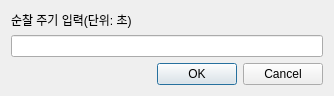
<?xml version="1.0" encoding="UTF-8"?>
<ui version="4.0">
 <class>Dialog</class>
 <widget class="QDialog" name="Dialog">
  <property name="geometry">
   <rect>
    <x>0</x>
    <y>0</y>
    <width>334</width>
    <height>95</height>
   </rect>
  </property>
  <property name="windowTitle">
   <string>Dialog</string>
  </property>
  <layout class="QGridLayout" name="gridLayout">
   <item row="0" column="0">
    <layout class="QVBoxLayout" name="verticalLayout">
     <item>
      <widget class="QLabel" name="label_title_round_patrol">
       <property name="text">
        <string>순찰 주기 입력(단위: 초)</string>
       </property>
      </widget>
     </item>
     <item>
      <widget class="QLineEdit" name="line_edit_patrol_second"/>
     </item>
     <item>
      <widget class="QDialogButtonBox" name="buttonBox">
       <property name="orientation">
        <enum>Qt::Orientation::Horizontal</enum>
       </property>
       <property name="standardButtons">
        <set>QDialogButtonBox::StandardButton::Cancel|QDialogButtonBox::StandardButton::Ok</set>
       </property>
      </widget>
     </item>
    </layout>
   </item>
  </layout>
 </widget>
 <resources/>
 <connections>
  <connection>
   <sender>buttonBox</sender>
   <signal>accepted()</signal>
   <receiver>Dialog</receiver>
   <slot>accept()</slot>
   <hints>
    <hint type="sourcelabel">
     <x>248</x>
     <y>254</y>
    </hint>
    <hint type="destinationlabel">
     <x>157</x>
     <y>274</y>
    </hint>
   </hints>
  </connection>
  <connection>
   <sender>buttonBox</sender>
   <signal>rejected()</signal>
   <receiver>Dialog</receiver>
   <slot>reject()</slot>
   <hints>
    <hint type="sourcelabel">
     <x>316</x>
     <y>260</y>
    </hint>
    <hint type="destinationlabel">
     <x>286</x>
     <y>274</y>
    </hint>
   </hints>
  </connection>
 </connections>
</ui>
